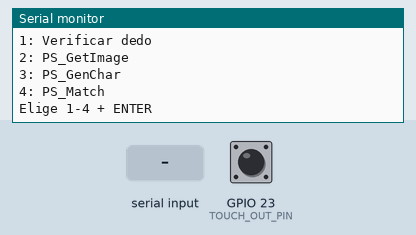
Bench run of a sketch on a simulated ESP32. Shown: the last lines printed to the serial monitor. The inputs (shaded band) are chosen by the test bench; at power-on: GPIO 23 (TOUCH_OUT_PIN) LOW.

Above: at 1.2 s.
1.3 s: "1\n" received over Serial
At 1.7 s:
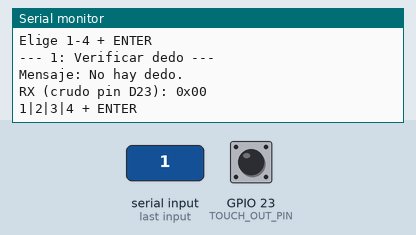
2.8 s: "2\n" received over Serial
At 4.0 s:
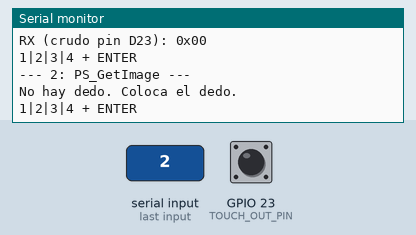
4.3 s: "3\n" received over Serial
At 5.1 s:
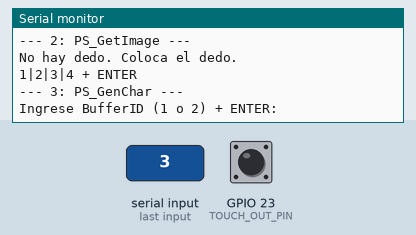
5.8 s: "4\n" received over Serial
At 6.2 s:
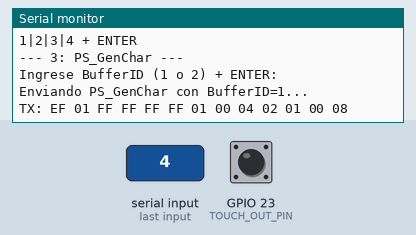
7.3 s: "0\n" received over Serial
At 8.5 s:
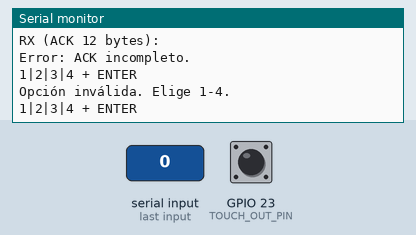
8.8 s: "4\n" received over Serial
At 9.6 s:
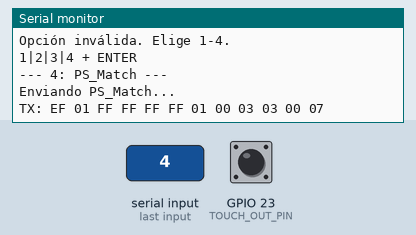

Measured:
- after the input at 1.3 s, the serial monitor: prints a new line at once (image 1)
- after the input at 2.8 s, the serial monitor: prints a new line at once (image 2)
- after the input at 4.3 s, the serial monitor: prints a new line at once (image 3)
- after the input at 5.8 s, the serial monitor: prints a new line at once (image 4)
- after the input at 7.3 s, the serial monitor: prints a new line at once (image 5)
- after the input at 8.8 s, the serial monitor: prints a new line at once (image 6)

The sketch:

prueba_zw101.ino
```cpp
/*
  prueba_zw101_menu_fixed3.ino
  ESP32 + ZW101/ZW111 Fingerprint Module
  Menú interactivo leyendo línea completa (ENTER)
  Opciones:
    1: Verificar dedo
    2: PS_GetImage
    3: PS_GenChar
    4: PS_Match
  PS_GenChar corregido para leer siempre los 12 bytes de ACK.
*/

#include <Arduino.h>

// Pines del ESP32
#define SENSOR_RX_PIN   16  // UART2 RX (sensor TX)
#define SENSOR_TX_PIN   17  // UART2 TX (sensor RX)
#define TOUCH_OUT_PIN   23  // Señal TOUCH_OUT del sensor

// UART a 57600 bps
#define SENSOR_BAUD     57600

// Dirección por defecto del módulo (4 bytes)
const uint8_t DEVICE_ADDR[4] = { 0xFF, 0xFF, 0xFF, 0xFF };

// ——— Prototipos ———
void flushSerial2();
void printHex(const uint8_t* buf, size_t len);
void dumpCommand(uint8_t inst, const uint8_t* params = nullptr, uint16_t paramLen = 0);

void cmdCheckFinger();
void cmdGetImage();
void cmdGenChar();
void cmdMatch();

String inputBuffer = "";

void setup() {
  Serial.begin(115200);
  while (!Serial) {}
  Serial2.begin(SENSOR_BAUD, SERIAL_8N1, SENSOR_RX_PIN, SENSOR_TX_PIN);
  pinMode(TOUCH_OUT_PIN, INPUT);
  Serial.println("\n=== MENÚ HUELLAS ZW101 ===");
  Serial.println("1: Verificar dedo");
  Serial.println("2: PS_GetImage");
  Serial.println("3: PS_GenChar");
  Serial.println("4: PS_Match");
  Serial.println("Elige 1-4 + ENTER");
}

void loop() {
  if (Serial.available()) {
    char c = Serial.read();
    if (c == '\r') return;
    if (c == '\n') {
      inputBuffer.trim();
      if      (inputBuffer == "1") cmdCheckFinger();
      else if (inputBuffer == "2") cmdGetImage();
      else if (inputBuffer == "3") cmdGenChar();
      else if (inputBuffer == "4") cmdMatch();
      else if (inputBuffer.length() > 0)
        Serial.println(F("Opción inválida. Elige 1-4."));
      inputBuffer = "";
      Serial.println();
      Serial.println("1|2|3|4 + ENTER");
    } else {
      inputBuffer += c;
    }
  }
}

// ——— Helpers ———
void flushSerial2() {
  while (Serial2.available()) Serial2.read();
}

void printHex(const uint8_t* buf, size_t len) {
  for (size_t i = 0; i < len; i++) {
    Serial.printf("%02X ", buf[i]);
  }
  Serial.println();
}

void dumpCommand(uint8_t inst, const uint8_t* params, uint16_t paramLen) {
  uint8_t pid = 0x01;
  uint16_t pktLen = 1 + paramLen + 2;
  uint8_t buf[9 + paramLen];
  int idx = 0;
  // Header + dirección
  buf[idx++] = 0xEF; buf[idx++] = 0x01;
  memcpy(buf + idx, DEVICE_ADDR, 4); idx += 4;
  // Packet ID + longitud
  buf[idx++] = pid;
  buf[idx++] = highByte(pktLen); buf[idx++] = lowByte(pktLen);
  // Instrucción
  buf[idx++] = inst;
  // Parámetros
  for (uint16_t i = 0; i < paramLen; i++) buf[idx++] = params[i];
  // Checksum
  uint16_t sum = pid + highByte(pktLen) + lowByte(pktLen) + inst;
  for (uint16_t i = 0; i < paramLen; i++) sum += params[i];
  buf[idx++] = highByte(sum); buf[idx++] = lowByte(sum);

  Serial.print(F("TX: "));
  printHex(buf, idx);
  Serial2.write(buf, idx);
}

// 1: Verificar dedo
void cmdCheckFinger() {
  Serial.println(F("\n--- 1: Verificar dedo ---"));
  int v = digitalRead(TOUCH_OUT_PIN);
  Serial.printf("Mensaje: %s\n", v==HIGH ? "¡Dedo detectado!" : "No hay dedo.");
  Serial.printf("RX (crudo pin D23): 0x%02X\n", v);
}

// 2: PS_GetImage
void cmdGetImage() {
  Serial.println(F("\n--- 2: PS_GetImage ---"));
  if (digitalRead(TOUCH_OUT_PIN) != HIGH) {
    Serial.println(F("No hay dedo. Coloca el dedo."));
    return;
  }
  Serial.println(F("Enviando PS_GetImage..."));
  flushSerial2();
  dumpCommand(0x01);

  unsigned long t0 = millis();
  while (!Serial2.available() && millis()-t0 < 500) {}
  delay(20);

  size_t avail = Serial2.available();
  size_t cnt   = avail < 64 ? avail : 64;
  uint8_t buf[64];
  size_t n = Serial2.readBytes(buf, cnt);
  Serial.print(F("RX: "));
  printHex(buf, n);

  if (n >= 12) {
    uint8_t conf = buf[9];
    Serial.printf("Interpretación: 0x%02X = %s\n",
      conf,
      conf==0x00 ? "éxito" :
      conf==0x02 ? "no finger" :
      "otro");
  } else {
    Serial.println(F("Trama demasiado corta."));
  }
}

// 3: PS_GenChar (ahora lee exactamente 12 bytes de ACK)
void cmdGenChar() {
  Serial.println(F("\n--- 3: PS_GenChar ---"));
  Serial.println(F("Ingrese BufferID (1 o 2) + ENTER:"));
  String bid="";
  while (true) {
    if (Serial.available()) {
      char c = Serial.read();
      if (c=='\n') break;
      if (c!='\r') bid += c;
    }
  }
  bid.trim();
  uint8_t bufId = (bid=="2")?2:1;
  Serial.printf("Enviando PS_GenChar con BufferID=%u...\n", bufId);

  flushSerial2();
  dumpCommand(0x02, &bufId, 1);

  // Leer exactamente 12 bytes de ACK (bloquea hasta timeout)
  uint8_t ack[12];
  size_t na = Serial2.readBytes(ack, 12);  // espera hasta 1s por defecto
  Serial.print(F("RX (ACK 12 bytes): "));
  printHex(ack, na);

  if (na < 12) {
    Serial.println(F("Error: ACK incompleto."));
    return;
  }
  uint8_t conf = ack[9];
  Serial.printf("Interpretación: 0x%02X = %s\n",
    conf,
    conf==0x00 ? "éxito" :
    conf==0x01 ? "error paquete" :
    conf==0x02 ? "no finger" :
    conf==0x06 ? "imagen muy ruidosa" :
    conf==0x07 ? "pocos puntos" :
    "otro");
}

// 4: PS_Match
void cmdMatch() {
  Serial.println(F("\n--- 4: PS_Match ---"));
  Serial.println(F("Enviando PS_Match..."));
  flushSerial2();
  dumpCommand(0x03);

  // Leer 14 bytes mínimo (ACK+score)
  uint8_t resp[14];
  size_t nr = Serial2.readBytes(resp, 14);
  Serial.print(F("RX (14 bytes): "));
  printHex(resp, nr);

  if (nr < 14) {
    Serial.println(F("Trama demasiado corta."));
    return;
  }
  uint8_t conf = resp[9];
  uint16_t score = (resp[10]<<8)|resp[11];
  Serial.printf("Interpretación: 0x%02X = %s\n",
    conf,
    conf==0x00?"match OK":
    conf==0x08?"no match":
    "otro");
  if (conf==0x00) {
    Serial.printf("Score: %u\n", score);
  }
}
```
